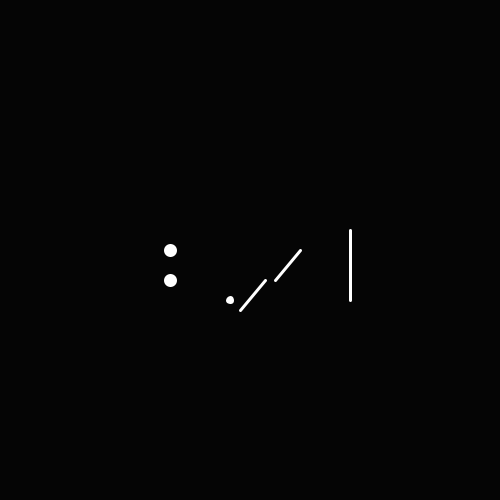
Frame 1 (no input)
Frame 60 (the mouse pressed at the canvas centre just before this capture): identical to frame 1, image omitted
Frame 120 (the mouse held since frame 60 and released just before this capture): identical to frame 1, image omitted

The Processing sketch that drew this single still picture (run headless with seeded random() and noise(); from frame 60 on, the mouse is pressed at the canvas centre):

// Processing sketch: NAMA
// ── NAMA.pde
int x, y;
String name;

void setup() {
  x = width/2;
  y = height/2;
  size(500, 500);
  name = "M. Ade";
}

void draw() {
  background(5);
  stroke(255);
  strokeWeight(3);
  line(x + 100, y + 50, x + 100, y + - 20);
  ellipse(170, 250, 10, 10);
  ellipse(170, 280, 10, 10);
  ellipse(230, 300, 5, 5);
  line(x + 15, y + 30, x - 10, y + 60);
  line(x + 50, y + 00, x + 25, y + 30);
}
